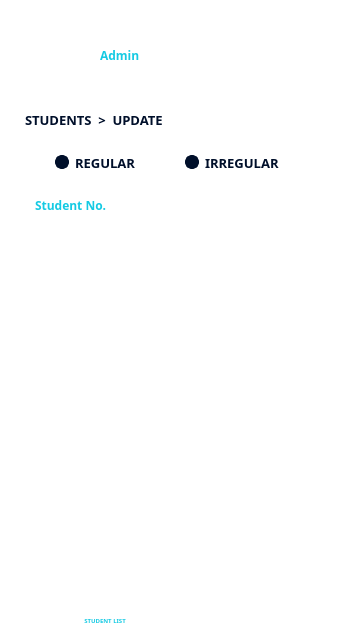
<?xml version="1.0" encoding="UTF-8"?>
<ui version="4.0">
 <class>Admin_Students_Update</class>
 <widget class="QMainWindow" name="Admin_Students_Update">
  <property name="geometry">
   <rect>
    <x>0</x>
    <y>0</y>
    <width>360</width>
    <height>640</height>
   </rect>
  </property>
  <property name="windowTitle">
   <string>Admin Students Update</string>
  </property>
  <widget class="QWidget" name="centralwidget">
   <property name="styleSheet">
    <string notr="true">QWidget #centralwidget {
	background-color: #FFFFFF
}</string>
   </property>
   <widget class="QGroupBox" name="headerGroup">
    <property name="geometry">
     <rect>
      <x>0</x>
      <y>0</y>
      <width>360</width>
      <height>100</height>
     </rect>
    </property>
    <property name="styleSheet">
     <string notr="true">QGroupBox {
	border: 0px;
	border-radius: 0px;
}</string>
    </property>
    <property name="title">
     <string/>
    </property>
    <widget class="QLabel" name="headerHud">
     <property name="geometry">
      <rect>
       <x>0</x>
       <y>0</y>
       <width>360</width>
       <height>100</height>
      </rect>
     </property>
     <property name="styleSheet">
      <string notr="true"/>
     </property>
     <property name="text">
      <string/>
     </property>
     <property name="pixmap">
      <pixmap resource="resources.qrc">:/res/assets/header_short.png</pixmap>
     </property>
    </widget>
    <widget class="QPushButton" name="backButton">
     <property name="geometry">
      <rect>
       <x>15</x>
       <y>15</y>
       <width>30</width>
       <height>30</height>
      </rect>
     </property>
     <property name="styleSheet">
      <string notr="true">QPushButton {
	border: 0px;
	border-radius: 0px;
	background: none;
}</string>
     </property>
     <property name="text">
      <string/>
     </property>
     <property name="icon">
      <iconset resource="resources.qrc">
       <normaloff>:/res/assets/back.png</normaloff>:/res/assets/back.png</iconset>
     </property>
     <property name="iconSize">
      <size>
       <width>30</width>
       <height>30</height>
      </size>
     </property>
     <property name="flat">
      <bool>true</bool>
     </property>
    </widget>
    <widget class="QLabel" name="avatarLabel">
     <property name="geometry">
      <rect>
       <x>50</x>
       <y>30</y>
       <width>40</width>
       <height>40</height>
      </rect>
     </property>
     <property name="text">
      <string/>
     </property>
     <property name="pixmap">
      <pixmap resource="resources.qrc">:/res/assets/cict_avatar.png</pixmap>
     </property>
     <property name="alignment">
      <set>Qt::AlignCenter</set>
     </property>
    </widget>
    <widget class="QLabel" name="adminTitleLabel">
     <property name="geometry">
      <rect>
       <x>100</x>
       <y>30</y>
       <width>180</width>
       <height>20</height>
      </rect>
     </property>
     <property name="styleSheet">
      <string notr="true">QLabel {
	color: #FFFFFF;
	font-family: Poppins;
	font-size: 12px;
	font-style: normal;
	font-weight: 700;
	line-height: normal;
}</string>
     </property>
     <property name="text">
      <string>ADMIN</string>
     </property>
    </widget>
    <widget class="QLabel" name="adminIdLabel">
     <property name="geometry">
      <rect>
       <x>100</x>
       <y>45</y>
       <width>180</width>
       <height>20</height>
      </rect>
     </property>
     <property name="styleSheet">
      <string notr="true">QLabel {
	color: #15CAE3;
	font-family: Poppins;
	font-size: 12px;
	font-style: normal;
	font-weight: 500;
	line-height: normal;
}</string>
     </property>
     <property name="text">
      <string>Admin</string>
     </property>
    </widget>
    <widget class="QLabel" name="dateLabel">
     <property name="geometry">
      <rect>
       <x>250</x>
       <y>10</y>
       <width>90</width>
       <height>20</height>
      </rect>
     </property>
     <property name="font">
      <font>
       <family>Poppins</family>
       <pointsize>-1</pointsize>
       <italic>false</italic>
       <fontweight>Light</fontweight>
      </font>
     </property>
     <property name="styleSheet">
      <string notr="true">QLabel {
	color: #FFFFFF;
	text-align: right;
	font-family: Poppins;
	font-size: 9px;
	font-style: normal;
	font-weight: 300;
	line-height: normal;
}</string>
     </property>
     <property name="text">
      <string>Date&lt;?&gt;</string>
     </property>
     <property name="alignment">
      <set>Qt::AlignRight|Qt::AlignTrailing|Qt::AlignVCenter</set>
     </property>
    </widget>
    <widget class="QLabel" name="timeLabel">
     <property name="geometry">
      <rect>
       <x>250</x>
       <y>20</y>
       <width>90</width>
       <height>20</height>
      </rect>
     </property>
     <property name="styleSheet">
      <string notr="true">QLabel {
	color: #FFFFFF;
	text-align: right;
	font-family: Poppins;
	font-size: 11px;
	font-style: normal;
	font-weight: 500;
	line-height: normal;
}</string>
     </property>
     <property name="text">
      <string>Time&lt;?&gt;</string>
     </property>
     <property name="alignment">
      <set>Qt::AlignRight|Qt::AlignTrailing|Qt::AlignVCenter</set>
     </property>
    </widget>
   </widget>
   <widget class="QGroupBox" name="footerGroup">
    <property name="geometry">
     <rect>
      <x>0</x>
      <y>570</y>
      <width>360</width>
      <height>70</height>
     </rect>
    </property>
    <property name="styleSheet">
     <string notr="true">QGroupBox {
	border: 0px;
	border-radius: 0px;
}</string>
    </property>
    <property name="title">
     <string/>
    </property>
    <widget class="QLabel" name="footerHud">
     <property name="geometry">
      <rect>
       <x>10</x>
       <y>10</y>
       <width>340</width>
       <height>60</height>
      </rect>
     </property>
     <property name="text">
      <string/>
     </property>
     <property name="pixmap">
      <pixmap resource="resources.qrc">:/res/assets/footer.png</pixmap>
     </property>
     <property name="alignment">
      <set>Qt::AlignCenter</set>
     </property>
    </widget>
    <widget class="QPushButton" name="studentListButton">
     <property name="geometry">
      <rect>
       <x>90</x>
       <y>17</y>
       <width>30</width>
       <height>30</height>
      </rect>
     </property>
     <property name="styleSheet">
      <string notr="true">QPushButton {
	border: 0px;
	border-radius: 0px;
	background: none;
}</string>
     </property>
     <property name="text">
      <string/>
     </property>
     <property name="icon">
      <iconset resource="resources.qrc">
       <normaloff>:/res/assets/home_selected.png</normaloff>:/res/assets/home_selected.png</iconset>
     </property>
     <property name="iconSize">
      <size>
       <width>25</width>
       <height>25</height>
      </size>
     </property>
     <property name="flat">
      <bool>true</bool>
     </property>
    </widget>
    <widget class="QLabel" name="studentListLabel">
     <property name="geometry">
      <rect>
       <x>75</x>
       <y>42</y>
       <width>60</width>
       <height>16</height>
      </rect>
     </property>
     <property name="styleSheet">
      <string notr="true">QLabel {
	color: #15CAE3;
	text-align: center;
	font-family: Poppins;
	font-size: 6px;
	font-style: normal;
	font-weight: 500;
	line-height: normal;
}</string>
     </property>
     <property name="text">
      <string>STUDENT LIST</string>
     </property>
     <property name="alignment">
      <set>Qt::AlignCenter</set>
     </property>
    </widget>
    <widget class="QPushButton" name="classListButton">
     <property name="geometry">
      <rect>
       <x>165</x>
       <y>17</y>
       <width>30</width>
       <height>30</height>
      </rect>
     </property>
     <property name="styleSheet">
      <string notr="true">QPushButton {
	border: 0px;
	border-radius: 0px;
	background: none;
}</string>
     </property>
     <property name="text">
      <string/>
     </property>
     <property name="icon">
      <iconset resource="resources.qrc">
       <normaloff>:/res/assets/class_list_unselected.png</normaloff>:/res/assets/class_list_unselected.png</iconset>
     </property>
     <property name="iconSize">
      <size>
       <width>25</width>
       <height>25</height>
      </size>
     </property>
     <property name="flat">
      <bool>true</bool>
     </property>
    </widget>
    <widget class="QLabel" name="classListLabel">
     <property name="geometry">
      <rect>
       <x>150</x>
       <y>42</y>
       <width>60</width>
       <height>16</height>
      </rect>
     </property>
     <property name="styleSheet">
      <string notr="true">QLabel {
	color: #FFFFFF;
	text-align: center;
	font-family: Poppins;
	font-size: 6px;
	font-style: normal;
	font-weight: 500;
	line-height: normal;
}</string>
     </property>
     <property name="text">
      <string>CLASS LIST</string>
     </property>
     <property name="alignment">
      <set>Qt::AlignCenter</set>
     </property>
    </widget>
    <widget class="QPushButton" name="lecturerListButton">
     <property name="geometry">
      <rect>
       <x>240</x>
       <y>17</y>
       <width>30</width>
       <height>30</height>
      </rect>
     </property>
     <property name="styleSheet">
      <string notr="true">QPushButton {
	border: 0px;
	border-radius: 0px;
	background: none;
}</string>
     </property>
     <property name="text">
      <string/>
     </property>
     <property name="icon">
      <iconset resource="resources.qrc">
       <normaloff>:/res/assets/lecturer_unselected.png</normaloff>:/res/assets/lecturer_unselected.png</iconset>
     </property>
     <property name="iconSize">
      <size>
       <width>25</width>
       <height>25</height>
      </size>
     </property>
     <property name="flat">
      <bool>true</bool>
     </property>
    </widget>
    <widget class="QLabel" name="lecturerListLabel">
     <property name="geometry">
      <rect>
       <x>225</x>
       <y>42</y>
       <width>60</width>
       <height>16</height>
      </rect>
     </property>
     <property name="styleSheet">
      <string notr="true">QLabel {
	color: #FFFFFF;
	text-align: center;
	font-family: Poppins;
	font-size: 6px;
	font-style: normal;
	font-weight: 500;
	line-height: normal;
}</string>
     </property>
     <property name="text">
      <string>LECTURER LIST</string>
     </property>
     <property name="alignment">
      <set>Qt::AlignCenter</set>
     </property>
    </widget>
   </widget>
   <widget class="QLabel" name="titleLabel">
    <property name="geometry">
     <rect>
      <x>25</x>
      <y>110</y>
      <width>180</width>
      <height>20</height>
     </rect>
    </property>
    <property name="styleSheet">
     <string notr="true">QLabel {
	color: #000F2A;
	font-family: Poppins;
	font-size: 13px;
	font-style: normal;
	font-weight: 700;
	line-height: normal;
}</string>
    </property>
    <property name="text">
     <string>STUDENTS  &gt;  UPDATE</string>
    </property>
   </widget>
   <widget class="QGroupBox" name="inputDataGroup">
    <property name="geometry">
     <rect>
      <x>25</x>
      <y>130</y>
      <width>310</width>
      <height>440</height>
     </rect>
    </property>
    <property name="styleSheet">
     <string notr="true">QGroupBox {
	border: 0px;
	border-radius: 0px;
}</string>
    </property>
    <property name="title">
     <string/>
    </property>
    <widget class="QPushButton" name="updateButton">
     <property name="geometry">
      <rect>
       <x>50</x>
       <y>400</y>
       <width>210</width>
       <height>40</height>
      </rect>
     </property>
     <property name="styleSheet">
      <string notr="true">QPushButton {
	border: 0px;
	border-radius: 0px;
	background: none;
}</string>
     </property>
     <property name="text">
      <string/>
     </property>
     <property name="icon">
      <iconset resource="resources.qrc">
       <normaloff>:/res/assets/update.png</normaloff>:/res/assets/update.png</iconset>
     </property>
     <property name="iconSize">
      <size>
       <width>300</width>
       <height>50</height>
      </size>
     </property>
     <property name="flat">
      <bool>true</bool>
     </property>
    </widget>
    <widget class="QGroupBox" name="isRegularGroup">
     <property name="geometry">
      <rect>
       <x>10</x>
       <y>10</y>
       <width>290</width>
       <height>40</height>
      </rect>
     </property>
     <property name="styleSheet">
      <string notr="true">QGroupBox {
	border: 0px;
	border-radius: 0px;
}</string>
     </property>
     <property name="title">
      <string/>
     </property>
     <widget class="QRadioButton" name="regularRadio">
      <property name="geometry">
       <rect>
        <x>20</x>
        <y>10</y>
        <width>120</width>
        <height>25</height>
       </rect>
      </property>
      <property name="styleSheet">
       <string notr="true">QRadioButton {
	color: #000F2A;
	font-family: Poppins;
	font-size: 13px;
	font-style: normal;
	font-weight: 500;
	line-height: normal;
}

QRadioButton::indicator {
	background: #000F2A;
	border-radius: 7px;
	border: 3px solid #000F2A;
}

QRadioButton::indicator:checked {
	background: #D9D9D9;
	border-radius: 7px;
}</string>
      </property>
      <property name="text">
       <string>REGULAR</string>
      </property>
     </widget>
     <widget class="QRadioButton" name="irregularRadio">
      <property name="geometry">
       <rect>
        <x>150</x>
        <y>10</y>
        <width>120</width>
        <height>25</height>
       </rect>
      </property>
      <property name="styleSheet">
       <string notr="true">QRadioButton {
	color: #000F2A;
	font-family: Poppins;
	font-size: 13px;
	font-style: normal;
	font-weight: 500;
	line-height: normal;
}

QRadioButton::indicator {
	background: #000F2A;
	border-radius: 7px;
	border: 3px solid #000F2A;
}

QRadioButton::indicator:checked {
	background: #D9D9D9;
	border-radius: 7px;
}</string>
      </property>
      <property name="text">
       <string>IRREGULAR</string>
      </property>
     </widget>
    </widget>
    <widget class="QGroupBox" name="studentIdGroup">
     <property name="geometry">
      <rect>
       <x>0</x>
       <y>60</y>
       <width>310</width>
       <height>40</height>
      </rect>
     </property>
     <property name="title">
      <string/>
     </property>
     <widget class="QLabel" name="studentIdHud">
      <property name="geometry">
       <rect>
        <x>0</x>
        <y>0</y>
        <width>310</width>
        <height>40</height>
       </rect>
      </property>
      <property name="text">
       <string/>
      </property>
      <property name="pixmap">
       <pixmap resource="resources.qrc">:/res/assets/data_field_long.png</pixmap>
      </property>
      <property name="alignment">
       <set>Qt::AlignCenter</set>
      </property>
     </widget>
     <widget class="QLabel" name="studentIdLabel">
      <property name="geometry">
       <rect>
        <x>10</x>
        <y>0</y>
        <width>290</width>
        <height>30</height>
       </rect>
      </property>
      <property name="styleSheet">
       <string notr="true">QLabel {
	color: #15CAE3;
	font-family: Poppins;
	font-size: 12px;
	font-style: normal;
	font-weight: 500;
	line-height: normal;
}</string>
      </property>
      <property name="text">
       <string>Student No.</string>
      </property>
     </widget>
    </widget>
    <widget class="QGroupBox" name="lastNameGroup">
     <property name="geometry">
      <rect>
       <x>0</x>
       <y>100</y>
       <width>310</width>
       <height>40</height>
      </rect>
     </property>
     <property name="title">
      <string/>
     </property>
     <widget class="QLabel" name="lastNameHud">
      <property name="geometry">
       <rect>
        <x>0</x>
        <y>0</y>
        <width>310</width>
        <height>40</height>
       </rect>
      </property>
      <property name="text">
       <string/>
      </property>
      <property name="pixmap">
       <pixmap resource="resources.qrc">:/res/assets/data_field_long.png</pixmap>
      </property>
      <property name="alignment">
       <set>Qt::AlignCenter</set>
      </property>
     </widget>
     <widget class="QLineEdit" name="lastNameTextbox">
      <property name="geometry">
       <rect>
        <x>10</x>
        <y>0</y>
        <width>290</width>
        <height>30</height>
       </rect>
      </property>
      <property name="styleSheet">
       <string notr="true">QLineEdit {
	background-color: transparent;
	border: 0px;
	color: #FFFFFF;
	font-family: Poppins;
	font-size: 12px;
	font-style: normal;
	font-weight: 500;
	line-height: normal;
}</string>
      </property>
      <property name="maxLength">
       <number>255</number>
      </property>
      <property name="placeholderText">
       <string>Last Name</string>
      </property>
     </widget>
    </widget>
    <widget class="QGroupBox" name="firstNameGroup">
     <property name="geometry">
      <rect>
       <x>0</x>
       <y>140</y>
       <width>310</width>
       <height>40</height>
      </rect>
     </property>
     <property name="title">
      <string/>
     </property>
     <widget class="QLabel" name="firstNameHud">
      <property name="geometry">
       <rect>
        <x>0</x>
        <y>0</y>
        <width>310</width>
        <height>40</height>
       </rect>
      </property>
      <property name="text">
       <string/>
      </property>
      <property name="pixmap">
       <pixmap resource="resources.qrc">:/res/assets/data_field_long.png</pixmap>
      </property>
      <property name="alignment">
       <set>Qt::AlignCenter</set>
      </property>
     </widget>
     <widget class="QLineEdit" name="firstNameTextbox">
      <property name="geometry">
       <rect>
        <x>10</x>
        <y>0</y>
        <width>290</width>
        <height>30</height>
       </rect>
      </property>
      <property name="styleSheet">
       <string notr="true">QLineEdit {
	background-color: transparent;
	border: 0px;
	color: #FFFFFF;
	font-family: Poppins;
	font-size: 12px;
	font-style: normal;
	font-weight: 500;
	line-height: normal;
}</string>
      </property>
      <property name="maxLength">
       <number>255</number>
      </property>
      <property name="placeholderText">
       <string>First Name</string>
      </property>
     </widget>
    </widget>
    <widget class="QGroupBox" name="collegeGroup">
     <property name="geometry">
      <rect>
       <x>0</x>
       <y>190</y>
       <width>310</width>
       <height>40</height>
      </rect>
     </property>
     <property name="title">
      <string/>
     </property>
     <widget class="QLabel" name="collegeHud">
      <property name="geometry">
       <rect>
        <x>0</x>
        <y>0</y>
        <width>310</width>
        <height>40</height>
       </rect>
      </property>
      <property name="text">
       <string/>
      </property>
      <property name="pixmap">
       <pixmap resource="resources.qrc">:/res/assets/data_field_long.png</pixmap>
      </property>
      <property name="alignment">
       <set>Qt::AlignCenter</set>
      </property>
     </widget>
     <widget class="QComboBox" name="collegeCombobox">
      <property name="geometry">
       <rect>
        <x>7</x>
        <y>0</y>
        <width>296</width>
        <height>32</height>
       </rect>
      </property>
      <property name="styleSheet">
       <string notr="true">QComboBox {
	background-color: transparent;
	border: 0px;
	color: #FFFFFF;
	font-family: Poppins;
	font-size: 10px;
	font-style: normal;
	font-weight: 500;
	line-height: normal;
}

QComboBox QAbstractItemView {
    background-color: #000F2A;
}

QComboBox QScrollBar:vertical {
    background-color: #000F2A;
	width: 12px;
}

QComboBox QScrollBar::handle:vertical {
    background-color: #FFFFFF;
}

QComboBox QScrollBar::add-line:vertical,
QComboBox QScrollBar::sub-line:vertical {
    border: none;
    background: none;
    height: 0px;
}

QComboBox QScrollBar::add-page:vertical,
QComboBox QScrollBar::sub-page:vertical {
    background-color: #000F2A;
	background: none;
	border-style: solid;
}</string>
      </property>
      <property name="placeholderText">
       <string>College</string>
      </property>
     </widget>
    </widget>
    <widget class="QGroupBox" name="programGroup">
     <property name="geometry">
      <rect>
       <x>0</x>
       <y>230</y>
       <width>310</width>
       <height>40</height>
      </rect>
     </property>
     <property name="title">
      <string/>
     </property>
     <widget class="QLabel" name="programHud">
      <property name="geometry">
       <rect>
        <x>0</x>
        <y>0</y>
        <width>310</width>
        <height>40</height>
       </rect>
      </property>
      <property name="text">
       <string/>
      </property>
      <property name="pixmap">
       <pixmap resource="resources.qrc">:/res/assets/data_field_long.png</pixmap>
      </property>
      <property name="alignment">
       <set>Qt::AlignCenter</set>
      </property>
     </widget>
     <widget class="QComboBox" name="programCombobox">
      <property name="geometry">
       <rect>
        <x>7</x>
        <y>0</y>
        <width>296</width>
        <height>32</height>
       </rect>
      </property>
      <property name="styleSheet">
       <string notr="true">QComboBox {
	background-color: transparent;
	border: 0px;
	color: #FFFFFF;
	font-family: Poppins;
	font-size: 10px;
	font-style: normal;
	font-weight: 500;
	line-height: normal;
}

QComboBox QAbstractItemView {
    background-color: #000F2A;
}

QComboBox QScrollBar:vertical {
    background-color: #000F2A;
	width: 12px;
}

QComboBox QScrollBar::handle:vertical {
    background-color: #FFFFFF;
}

QComboBox QScrollBar::add-line:vertical,
QComboBox QScrollBar::sub-line:vertical {
    border: none;
    background: none;
    height: 0px;
}

QComboBox QScrollBar::add-page:vertical,
QComboBox QScrollBar::sub-page:vertical {
    background-color: #000F2A;
	background: none;
	border-style: solid;
}</string>
      </property>
      <property name="placeholderText">
       <string>Program</string>
      </property>
     </widget>
    </widget>
    <widget class="QGroupBox" name="yearGroup">
     <property name="geometry">
      <rect>
       <x>0</x>
       <y>270</y>
       <width>150</width>
       <height>40</height>
      </rect>
     </property>
     <property name="title">
      <string/>
     </property>
     <widget class="QLabel" name="yearHud">
      <property name="geometry">
       <rect>
        <x>0</x>
        <y>0</y>
        <width>150</width>
        <height>40</height>
       </rect>
      </property>
      <property name="text">
       <string/>
      </property>
      <property name="pixmap">
       <pixmap resource="resources.qrc">:/res/assets/data_field_medium.png</pixmap>
      </property>
      <property name="alignment">
       <set>Qt::AlignCenter</set>
      </property>
     </widget>
     <widget class="QComboBox" name="yearCombobox">
      <property name="geometry">
       <rect>
        <x>7</x>
        <y>0</y>
        <width>136</width>
        <height>32</height>
       </rect>
      </property>
      <property name="styleSheet">
       <string notr="true">QComboBox {
	background-color: transparent;
	border: 0px;
	color: #FFFFFF;
	font-family: Poppins;
	font-size: 12px;
	font-style: normal;
	font-weight: 500;
	line-height: normal;
}

QComboBox QAbstractItemView {
    background-color: #000F2A;
}

QComboBox QScrollBar:vertical {
    background-color: #000F2A;
	width: 8px;
}

QComboBox QScrollBar::handle:vertical {
    background-color: #FFFFFF;
}

QComboBox QScrollBar::add-line:vertical,
QComboBox QScrollBar::sub-line:vertical {
    border: none;
    background: none;
    height: 0px;
}

QComboBox QScrollBar::add-page:vertical,
QComboBox QScrollBar::sub-page:vertical {
    background-color: #000F2A;
	background: none;
	border-style: solid;
}</string>
      </property>
      <property name="placeholderText">
       <string>Year</string>
      </property>
     </widget>
    </widget>
    <widget class="QGroupBox" name="sectionGroup">
     <property name="geometry">
      <rect>
       <x>160</x>
       <y>270</y>
       <width>150</width>
       <height>40</height>
      </rect>
     </property>
     <property name="title">
      <string/>
     </property>
     <widget class="QLabel" name="sectionHud">
      <property name="geometry">
       <rect>
        <x>0</x>
        <y>0</y>
        <width>150</width>
        <height>40</height>
       </rect>
      </property>
      <property name="text">
       <string/>
      </property>
      <property name="pixmap">
       <pixmap resource="resources.qrc">:/res/assets/data_field_medium.png</pixmap>
      </property>
      <property name="alignment">
       <set>Qt::AlignCenter</set>
      </property>
     </widget>
     <widget class="QComboBox" name="sectionCombobox">
      <property name="geometry">
       <rect>
        <x>7</x>
        <y>0</y>
        <width>136</width>
        <height>32</height>
       </rect>
      </property>
      <property name="styleSheet">
       <string notr="true">QComboBox {
	background-color: transparent;
	border: 0px;
	color: #FFFFFF;
	font-family: Poppins;
	font-size: 12px;
	font-style: normal;
	font-weight: 500;
	line-height: normal;
}

QComboBox QAbstractItemView {
    background-color: #000F2A;
}

QComboBox QScrollBar:vertical {
    background-color: #000F2A;
	width: 8px;
}

QComboBox QScrollBar::handle:vertical {
    background-color: #FFFFFF;
}

QComboBox QScrollBar::add-line:vertical,
QComboBox QScrollBar::sub-line:vertical {
    border: none;
    background: none;
    height: 0px;
}

QComboBox QScrollBar::add-page:vertical,
QComboBox QScrollBar::sub-page:vertical {
    background-color: #000F2A;
	background: none;
	border-style: solid;
}</string>
      </property>
      <property name="placeholderText">
       <string>Section</string>
      </property>
     </widget>
    </widget>
    <widget class="QGroupBox" name="pinGroup">
     <property name="geometry">
      <rect>
       <x>0</x>
       <y>320</y>
       <width>310</width>
       <height>40</height>
      </rect>
     </property>
     <property name="title">
      <string/>
     </property>
     <widget class="QLabel" name="pinHud">
      <property name="geometry">
       <rect>
        <x>0</x>
        <y>0</y>
        <width>310</width>
        <height>40</height>
       </rect>
      </property>
      <property name="text">
       <string/>
      </property>
      <property name="pixmap">
       <pixmap resource="resources.qrc">:/res/assets/data_field_long.png</pixmap>
      </property>
      <property name="alignment">
       <set>Qt::AlignCenter</set>
      </property>
     </widget>
     <widget class="QLineEdit" name="pinTextbox">
      <property name="geometry">
       <rect>
        <x>10</x>
        <y>0</y>
        <width>290</width>
        <height>30</height>
       </rect>
      </property>
      <property name="styleSheet">
       <string notr="true">QLineEdit {
	background-color: transparent;
	border: 0px;
	color: #FFFFFF;
	font-family: Poppins;
	font-size: 12px;
	font-style: normal;
	font-weight: 500;
	line-height: normal;
}</string>
      </property>
      <property name="maxLength">
       <number>6</number>
      </property>
      <property name="placeholderText">
       <string>Pin</string>
      </property>
     </widget>
    </widget>
    <widget class="QLabel" name="errorLabel">
     <property name="enabled">
      <bool>true</bool>
     </property>
     <property name="geometry">
      <rect>
       <x>0</x>
       <y>380</y>
       <width>310</width>
       <height>20</height>
      </rect>
     </property>
     <property name="styleSheet">
      <string notr="true">QLabel {
	background: none;
	color: #FF003D;
	font-family: Poppins;
	font-size: 10px;
	font-style: normal;
	font-weight: 600;
	line-height: normal;
}</string>
     </property>
     <property name="text">
      <string/>
     </property>
     <property name="alignment">
      <set>Qt::AlignCenter</set>
     </property>
    </widget>
   </widget>
  </widget>
 </widget>
 <resources>
  <include location="resources.qrc"/>
 </resources>
 <connections/>
</ui>
